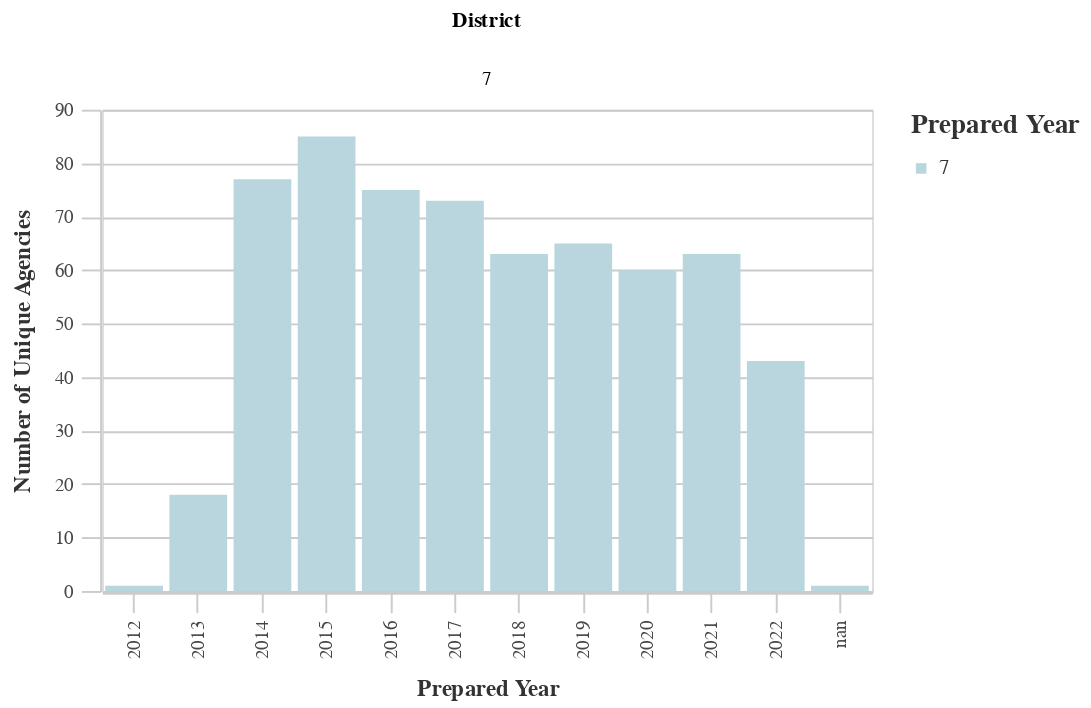

Write notebook code for a chart like this one.
### Markdown cell above
### Number of Unique Agencies by District

### Code cell
# Unique Agencies by Dist
dist_years_agency = ((
        df
        >> group_by(_.prepared_y, _.dist)
        >> summarize(n=_.primary_agency_name.nunique())
        >> arrange(-_.prepared_y)
    )
        .rename(columns={'dist':'District', 'n':'Count'})
    )
chart10 = (alt.Chart(dist_years_agency).mark_bar().encode(
        column='District:N',
        x=alt.X('prepared_y:O', title='Prepared Year'),
        y=alt.Y('Count:Q', title='Number of Unique Agencies'),
        color = alt.Color("District:N", 
                              scale=alt.Scale(
                                  range=altair_utils.CALITP_SEQUENTIAL_COLORS),  
                               legend=alt.Legend(title="Prepared Year")
                              )))
                              
chart10 = styleguide.preset_chart_config(chart10)
chart10 = _dla_utils.add_tooltip(chart10, 'prepared_y', 'Count')

display(chart10)

### Figure 1 — Vega-Lite specification as saved in the notebook (floating-point values rounded to 4 significant figures)
{"config": {"view": {"continuousWidth": 400, "continuousHeight": 300}, "axis": {"domainColor": "#cbcbcb", "grid": true, "gridColor": "#cbcbcb", "gridWidth": 1, "labelColor": "#474747", "labelFont": "Nunito Sans", "labelFontSize": 10, "labelPadding": 4, "tickColor": "#cbcbcb", "tickSize": 10, "titleColor": "#333", "titleFont": "Raleway", "titleFontSize": 12, "titlePadding": 10}, "axisBand": {"grid": false}, "background": "white", "font": "Raleway", "header": {"labelFont": "Nunito Sans", "titleFont": "Raleway"}, "legend": {"labelColor": "#333", "labelFont": "Nunito Sans", "labelFontSize": 11, "labelLimit": 0, "padding": 1, "symbolSize": 30, "symbolType": "square", "titleColor": "#333", "titleFont": "Raleway", "titleFontSize": 14, "titlePadding": 10}, "title": {"anchor": "middle", "font": "Raleway", "fontSize": 18, "fontWeight": 300, "offset": 20}}, "data": {"name": "data-ead9338bd537f288448e9f2dc6bf036d"}, "mark": "bar", "encoding": {"color": {"field": "District", "legend": {"title": "Prepared Year"}, "scale": {"range": ["#B9D6DF", "#8CBCCB", "#2EA8CE", "#136C97", "#0B405B"]}, "type": "nominal"}, "column": {"field": "District", "type": "nominal"}, "tooltip": [{"field": "prepared_y", "title": "Year", "type": "nominal"}, {"field": "Count", "title": "Count", "type": "quantitative"}], "x": {"field": "prepared_y", "title": "Prepared Year", "type": "ordinal"}, "y": {"field": "Count", "title": "Number of Unique Agencies", "type": "quantitative"}}, "height": 250, "width": 400, "$schema": "https://vega.github.io/schema/vega-lite/v4.17.0.json", "datasets": {"data-ead9338bd537f288448e9f2dc6bf036d": [{"prepared_y": "nan", "District": 7, "Count": 1}, {"prepared_y": "2022", "District": 7, "Count": 43}, {"prepared_y": "2021", "District": 7, "Count": 63}, {"prepared_y": "2020", "District": 7, "Count": 60}, {"prepared_y": "2019", "District": 7, "Count": 65}, {"prepared_y": "2018", "District": 7, "Count": 63}, {"prepared_y": "2017", "District": 7, "Count": 73}, {"prepared_y": "2016", "District": 7, "Count": 75}, {"prepared_y": "2015", "District": 7, "Count": 85}, {"prepared_y": "2014", "District": 7, "Count": 77}, {"prepared_y": "2013", "District": 7, "Count": 18}, {"prepared_y": "2012", "District": 7, "Count": 1}]}}
